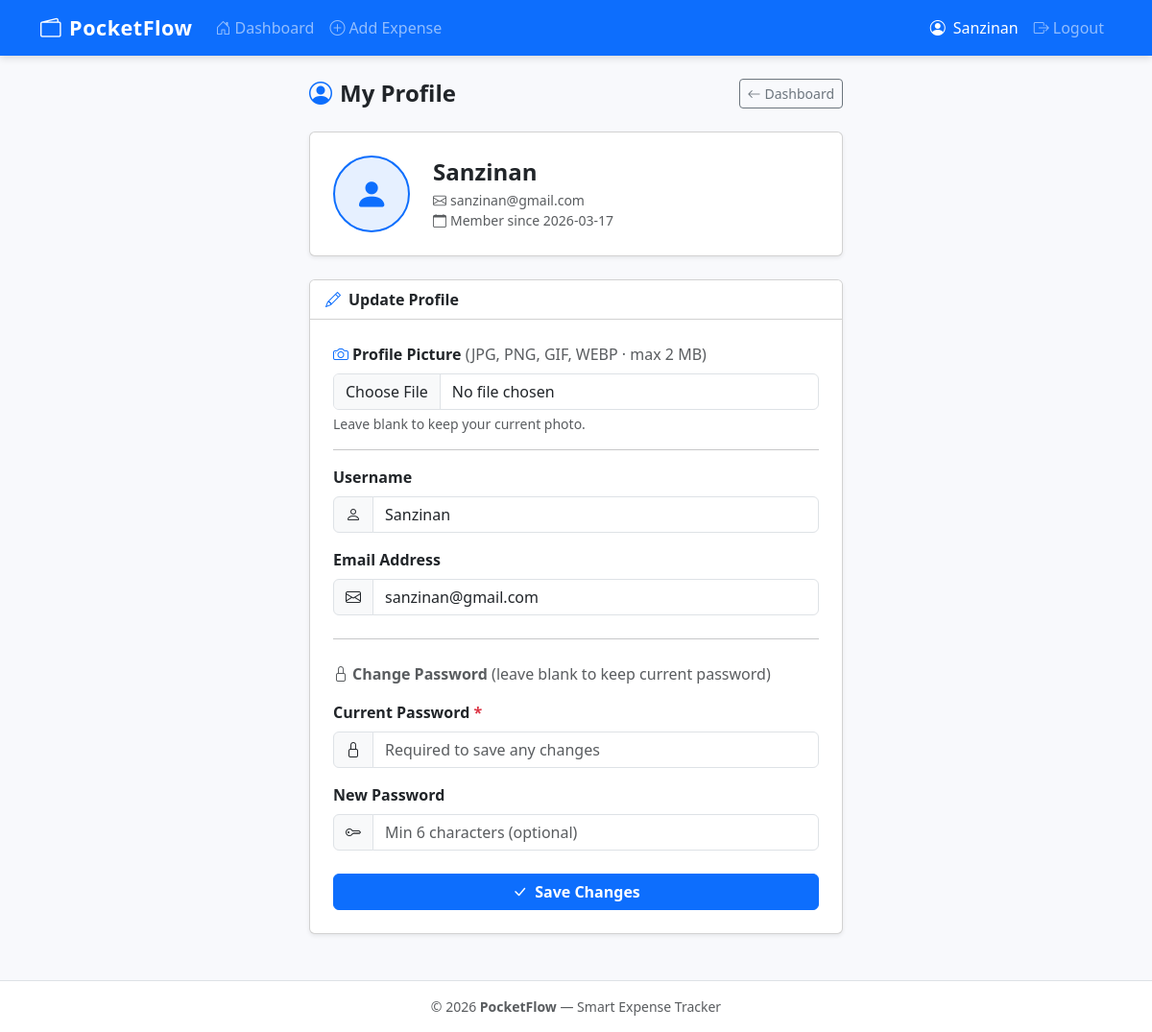
The app's page /profile (signed in) with its own data.
### tables this page shows
CREATE TABLE users (
            id            INTEGER PRIMARY KEY AUTOINCREMENT,
            username      TEXT    NOT NULL UNIQUE,
            email         TEXT    NOT NULL UNIQUE,
            password_hash TEXT    NOT NULL,
            is_admin      INTEGER NOT NULL DEFAULT 0,
            created_at    TEXT    NOT NULL DEFAULT (datetime('now'))
        , avatar TEXT NOT NULL DEFAULT '', remember_token TEXT NOT NULL DEFAULT '', remember_token_expiry INTEGER NOT NULL DEFAULT 0);

### app.py (the view, shortened to what this page needs)
@app.route('/profile', methods=['GET', 'POST'])
@login_required
def profile():
    user_id = session['user_id']
    conn = get_db()
    user = conn.execute('SELECT * FROM users WHERE id = ?', [user_id]).fetchone()
    conn.close()
    if request.method == 'GET':
        session['avatar'] = user['avatar'] if user['avatar'] else ''
    return render_template('profile.html', user=user)

### app.py (called while the page is built, shortened)
def get_db():
    conn = sqlite3.connect(DATABASE)
    conn.row_factory = sqlite3.Row
    conn.execute('PRAGMA foreign_keys = ON')
    return conn

def login_required(f):
    @wraps(f)
    def decorated(*args, **kwargs):
        if 'user_id' not in session:
            flash('Please log in to continue.', 'warning')
            return redirect(url_for('login'))
        return f(*args, **kwargs)
    return decorated

@app.before_request
def load_user_from_remember_token():
    if 'user_id' in session:
        return

### templates/profile.html (shortened to what this page needs)
{% extends 'base.html' %}
{% block content %}
<div class="container" style="max-width:580px">
  <div class="page-header mt-2">
    <h2><i class="bi bi-person-circle me-2 text-primary"></i>My Profile</h2>
    <a href="{{ url_for('dashboard') }}" class="btn btn-outline-secondary btn-sm">
      <i class="bi bi-arrow-left me-1"></i>Dashboard
    </a>
  </div>
  <div class="card shadow-sm mb-4">
    <div class="card-body d-flex align-items-center gap-4 p-4">
      <div class="position-relative" style="flex-shrink:0">
        {% if user.avatar %}
          <img id="avatarPreview"
               src="{{ url_for('static', filename=user.avatar) }}"
               alt="Profile picture"
               class="rounded-circle border border-2 border-primary"
               style="width:80px;height:80px;object-fit:cover;">
        {% else %}
          <div id="avatarPreview"
               class="bg-primary bg-opacity-10 rounded-circle d-flex align-items-center justify-content-center border border-2 border-primary"
               style="width:80px;height:80px;">
            <i class="bi bi-person-fill text-primary" style="font-size:2.2rem"></i>
          </div>
        {% endif %}
      </div>
      <div>
        <h4 class="fw-bold mb-1">{{ user.username }}</h4>
        <p class="text-muted mb-0 small"><i class="bi bi-envelope me-1"></i>{{ user.email }}</p>
        <p class="text-muted mb-0 small">
          <i class="bi bi-calendar me-1"></i>Member since {{ user.created_at[:10] }}
        </p>
      </div>
    </div>
  </div>
  <div class="card shadow-sm">
    <div class="card-header bg-white fw-semibold">
      <i class="bi bi-pencil me-2 text-primary"></i>Update Profile
    </div>
    <div class="card-body p-4">
      <form method="POST" action="{{ url_for('profile') }}"
            enctype="multipart/form-data" novalidate>
        <div class="mb-3">
          <label for="avatar" class="form-label fw-semibold">
            <i class="bi bi-camera me-1 text-primary"></i>Profile Picture
            <span class="text-muted fw-normal">(JPG, PNG, GIF, WEBP · max 2 MB)</span>
          </label>
          <input type="file" id="avatar" name="avatar" class="form-control"
                 accept="image/jpeg,image/png,image/gif,image/webp">
          <div class="form-text">Leave blank to keep your current photo.</div>
        </div>
        <hr class="my-3">
        <div class="mb-3">
          <label for="username" class="form-label fw-semibold">Username</label>
          <div class="input-group">
            <span class="input-group-text"><i class="bi bi-person"></i></span>
            <input type="text" id="username" name="username" class="form-control"
                   value="{{ user.username }}" required>
          </div>
        </div>
        <div class="mb-3">
          <label for="email" class="form-label fw-semibold">Email Address</label>
          <div class="input-group">
            <span class="input-group-text"><i class="bi bi-envelope"></i></span>
            <input type="email" id="email" name="email" class="form-control"
                   value="{{ user.email }}" required>
          </div>
        </div>
        <hr class="my-4">
        <p class="fw-semibold text-muted mb-3">
          <i class="bi bi-lock me-1"></i>Change Password
          <span class="fw-normal">(leave blank to keep current password)</span>
        </p>
        <div class="mb-3">
          <label for="current_password" class="form-label fw-semibold">
            Current Password <span class="text-danger">*</span>
          </label>
          <div class="input-group">
            <span class="input-group-text"><i class="bi bi-lock"></i></span>
            <input type="password" id="current_password" name="current_password" class="form-control"
                   placeholder="Required to save any changes" required>
          </div>
        </div>
        <div class="mb-4">
          <label for="new_password" class="form-label fw-semibold">New Password</label>
          <div class="input-group">
            <span class="input-group-text"><i class="bi bi-key"></i></span>
            <input type="password" id="new_password" name="new_password" class="form-control"
                   placeholder="Min 6 characters (optional)">
          </div>
        </div>
        <div class="d-grid">
          <button type="submit" class="btn btn-primary fw-semibold">
            <i class="bi bi-check-lg me-2"></i>Save Changes
          </button>
        </div>
      </form>
    </div>
  </div>
</div>
{% endblock %}

### templates/base.html (shortened to what this page needs)
<!DOCTYPE html>
<html lang="en">
<head>
  <link rel="stylesheet" href="https://cdn.jsdelivr.net/npm/bootstrap@5.3.2/dist/css/bootstrap.min.css">
  <link rel="stylesheet" href="https://cdn.jsdelivr.net/npm/bootstrap-icons@1.11.3/font/bootstrap-icons.css">
  <link rel="stylesheet" href="{{ url_for('static', filename='css/style.css') }}">
</head>
<body>
<nav class="navbar navbar-expand-lg navbar-dark bg-primary">
  <div class="container">
    <a class="navbar-brand fw-bold" href="{{ url_for('index') }}">
      <i class="bi bi-wallet2 me-2"></i>PocketFlow
    </a>
    <div class="collapse navbar-collapse" id="mainNav">
      {% if session.user_id %}
        <ul class="navbar-nav me-auto">
          {% if session.is_admin %}
            <li class="nav-item">
              <a class="nav-link {{ 'active' if request.endpoint == 'admin_dashboard' }}"
                 href="{{ url_for('admin_dashboard') }}">
                <i class="bi bi-speedometer2 me-1"></i>Admin Dashboard
              </a>
            </li>
          {% else %}
            <li class="nav-item">
              <a class="nav-link {{ 'active' if request.endpoint == 'dashboard' }}"
                 href="{{ url_for('dashboard') }}">
                <i class="bi bi-house-door me-1"></i>Dashboard
              </a>
            </li>
            <li class="nav-item">
              <a class="nav-link {{ 'active' if request.endpoint == 'add_expense' }}"
                 href="{{ url_for('add_expense') }}">
                <i class="bi bi-plus-circle me-1"></i>Add Expense
              </a>
            </li>
          {% endif %}
        </ul>
        <ul class="navbar-nav ms-auto">
          {% if not session.is_admin %}
            <li class="nav-item">
              <a class="nav-link d-flex align-items-center gap-2 {{ 'active' if request.endpoint == 'profile' }}"
                 href="{{ url_for('profile') }}">
                {% if session.get('avatar') %}
                  <img src="{{ url_for('static', filename=session.avatar) }}"
                       alt="avatar"
                       style="width:26px;height:26px;object-fit:cover;border-radius:50%;border:2px solid rgba(255,255,255,.6)">
                {% else %}
                  <i class="bi bi-person-circle"></i>
                {% endif %}
                {{ session.username }}
              </a>
            </li>
          {% else %}
            <li class="nav-item">
              <span class="nav-link text-warning">
                <i class="bi bi-shield-check me-1"></i>{{ session.username }}
              </span>
            </li>
          {% endif %}
          <li class="nav-item">
            <a class="nav-link" href="{{ url_for('logout') }}">
              <i class="bi bi-box-arrow-right me-1"></i>Logout
            </a>
          </li>
        </ul>
      {% endif %}
    </div>
  </div>
</nav>
{% block content %}{% endblock %}
<footer class="py-3 bg-white border-top mt-5">
  <div class="container text-center text-muted small">
    &copy; 2026 <strong>PocketFlow</strong> &mdash; Smart Expense Tracker
  </div>
</footer>
</body>
</html>

### static/css/style.css (style rules this page uses)
:root { --pf-primary: #4e73df; --pf-success: #1cc88a; --pf-warning: #f6c23e; --pf-danger: #e74a3b; --pf-info: #36b9cc; --pf-secondary: #858796; --pf-bg: #f8f9fc; }
body { background-color: var(--pf-bg); font-family: 'Segoe UI', system-ui, -apple-system, sans-serif; min-height: 100vh; display: flex; flex-direction: column; }
.navbar { box-shadow: 0 2px 8px rgba(0,0,0,.15); }
.navbar-brand { font-size: 1.35rem; letter-spacing: .5px; }
.page-header { display: flex; align-items: center; justify-content: space-between; margin-bottom: 1.5rem; flex-wrap: wrap; gap: .5rem; }
.page-header h2 { margin: 0; font-weight: 700; font-size: 1.5rem; }
footer { margin-top: auto; }

### records on screen
users: username "Sanzinan", email "sanzinan@gmail.com", created_at "2026-03-17"
